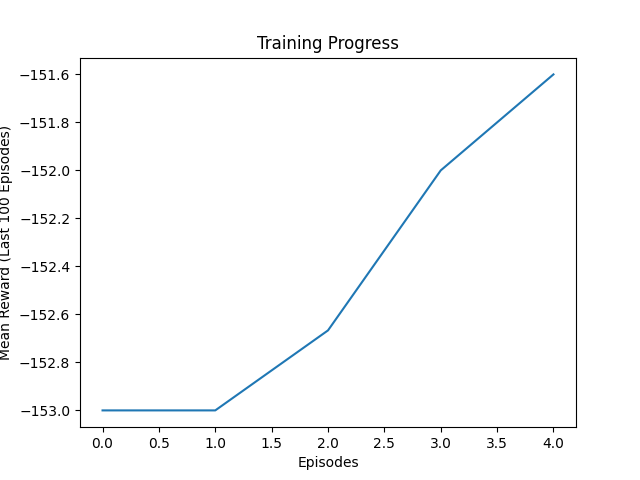

Write Python code to recreate this figure.
### Code inspired by https://github.com/johnnycode8/gym_solutions, but refactored

import gymnasium as gym
import numpy as np
import matplotlib.pyplot as plt
import pickle


def run(
    episodes,
    is_training=True,
    render=False,
    alpha=0.9,               # Learning rate
    gamma=0.9,               # Discount factor
    epsilon_start=1.0,       # Initial exploration rate
    reward_threshold=-200,   # Reward threshold for success
    epsilon_decay_factor=2,  # Factor for calculating epsilon decay rate
    max_steps_per_episode=1000,  # Max steps allowed per episode
    pickle_file='mountain_car.pkl'  # File to save/load Q-table
):
    """Runs the MountainCar-v0 simulation with Q-learning training or evaluation."""
    env = gym.make('MountainCar-v0', render_mode='human' if render else None)

    # Define state space discretization
    pos_space = np.linspace(env.observation_space.low[0], env.observation_space.high[0], 20)  # -1.2 to 0.6
    vel_space = np.linspace(env.observation_space.low[1], env.observation_space.high[1], 20)  # -0.07 to 0.07

    # Initialize Q-table
    if is_training:
        q_table = np.zeros((len(pos_space), len(vel_space), env.action_space.n))
    else:
        with open(pickle_file, 'rb') as f:
            q_table = pickle.load(f)

    # Exploration rate
    epsilon = epsilon_start
    epsilon_decay_rate = epsilon_decay_factor / episodes
    rng = np.random.default_rng()

    rewards_per_episode = np.zeros(episodes)

    for episode in range(episodes):
        state = env.reset()[0]
        state_indices = [
            np.digitize(state[0], pos_space),
            np.digitize(state[1], vel_space)
        ]

        terminated = False
        total_reward = 0

        while not terminated and total_reward > -max_steps_per_episode:
            # Select an action using epsilon-greedy policy
            if is_training and rng.random() < epsilon:
                action = env.action_space.sample()  # Random action
            else:
                action = np.argmax(q_table[tuple(state_indices)])

            # Perform the action
            new_state, reward, terminated, _, _ = env.step(action)
            new_state_indices = [
                np.digitize(new_state[0], pos_space),
                np.digitize(new_state[1], vel_space)
            ]

            # Update Q-table if training
            if is_training:
                current_q = q_table[tuple(state_indices) + (action,)]
                max_future_q = np.max(q_table[tuple(new_state_indices)])
                q_table[tuple(state_indices) + (action,)] = current_q + alpha * (
                    reward + gamma * max_future_q - current_q
                )

            # Update state and accumulate rewards
            state_indices = new_state_indices
            total_reward += reward

        # Decay epsilon and record rewards
        epsilon = max(epsilon - epsilon_decay_rate, 0)
        rewards_per_episode[episode] = total_reward

        # Print training progress every 100 episodes
        if is_training and episode % 100 == 0:
            mean_rewards = np.mean(rewards_per_episode[max(0, episode - 100):(episode + 1)])
            print(f'Episode: {episode}  Total Reward: {total_reward}  Epsilon: {epsilon:.2f}  Mean Reward: {mean_rewards:.1f}')

    env.close()

    # Save Q-table to file
    if is_training:
        with open(pickle_file, 'wb') as f:
            pickle.dump(q_table, f)

    # Plot and save mean rewards
    mean_rewards = [
        np.mean(rewards_per_episode[max(0, t - 100):(t + 1)]) for t in range(episodes)
    ]
    plt.plot(mean_rewards)
    plt.xlabel('Episodes')
    plt.ylabel('Mean Reward (Last 100 Episodes)')
    plt.title('Training Progress')
    plt.savefig('mountain_car.png')


if __name__ == '__main__':
    run(
        episodes=100,
        is_training=False,
        render=True,
        alpha=0.9,
        gamma=0.9,
        epsilon_start=1.0,
        reward_threshold=-200,
        epsilon_decay_factor=2,
        max_steps_per_episode=1000,
        pickle_file='mountain_car.pkl'
    )
